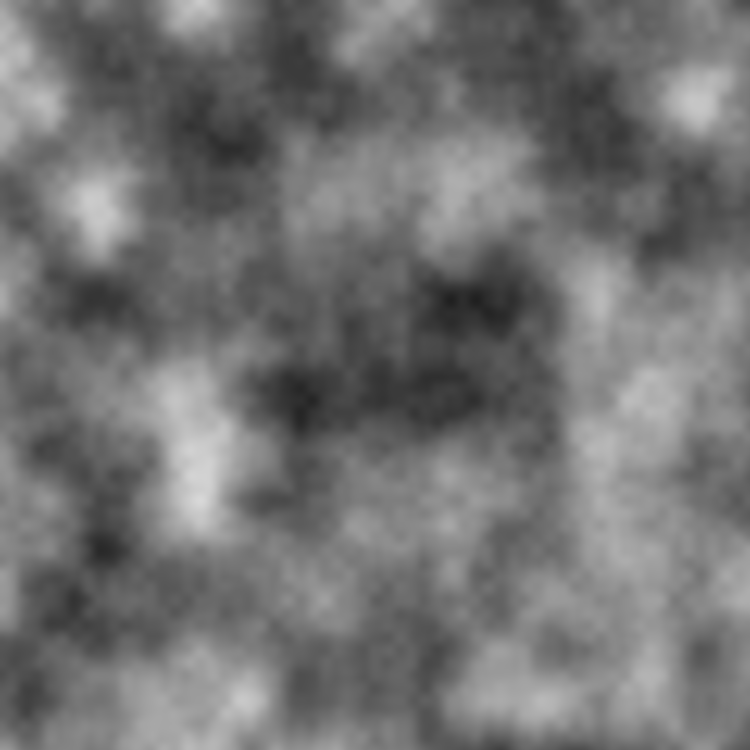
Frame 1 (no input)
Frame 2 (the mouse pressed at the canvas centre, redrawn once): identical to frame 1, image omitted

The Processing sketch that drew this single still picture (run headless with seeded random() and noise(); the mouse was pressed at the canvas centre and the sketch redrawn once):

// Processing sketch: Chapter03_12
// ── Chapter03_12.pde
PImage img;
float xScale, yScale;

void setup() {
  size(750, 750);
  background(0);
  img = createImage(width, height, ARGB);
  img.loadPixels();
  xScale = 0.01;
  yScale = 0.01;
  noLoop();
}

void draw() {
  for (int y=0; y<img.height; y++) {
    int rows = y*img.width;
    for (int x=0; x<img.width; x++) {
      img.pixels[rows+x] = color(floor(noise(x*xScale, y*yScale)*256));
    }
  }
  img.updatePixels();
  image(img, 0, 0);
}
